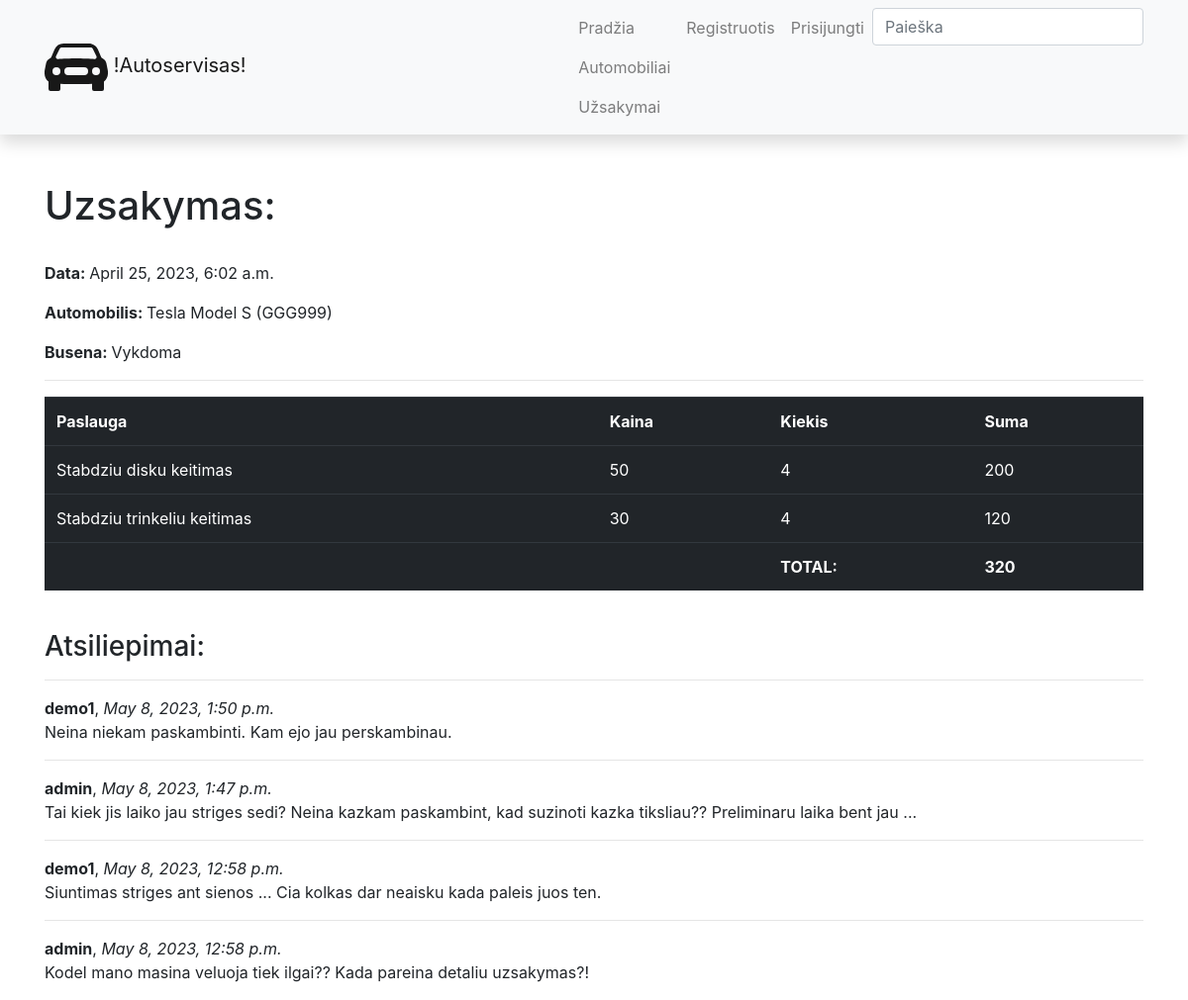
/autoservisas/orders/3, run on the app's committed database.
### autoservisas/models.py (models this page shows, shortened)
class Uzsakymas(models.Model):
    data = models.DateTimeField(verbose_name='Data ir laikas', auto_now_add=True)
    automobilis = models.ForeignKey(to='Automobilis', verbose_name='Automobilis', on_delete=models.SET_NULL, null=True)
    klientas = models.ForeignKey(to=User, on_delete=models.SET_NULL, null=True, blank=True)
    grazinimo_data = models.DateField(verbose_name='Bus atlikta', null=True, blank=True)
    def total(self):
        total_suma = 0
        for line in self.lines.all():
            total_suma += line.suma()
        return total_suma
    LOAN_STATUS = (
        ('p', 'Patvirtinta'),
        ('v', 'Vykdoma'),
        ('a', 'Atsaukta'),
        ('t', 'Tvirtinama'),
        ('i', 'Ivykdyta'),
    )
    status = models.CharField(verbose_name="Busena", max_length=1, choices=LOAN_STATUS, blank=True, default='t')
    class Meta:
        verbose_name = "Uzsakymas"
        verbose_name_plural = "Uzsakymai"

class Automobilis(models.Model):
    valstybinis_nr = models.CharField(verbose_name='Valstybinis numeris', max_length=6)
    vin = models.CharField(verbose_name='VIN kodas', max_length=17)
    kliento_vardas = models.CharField(verbose_name='Savininkas', max_length=50)
    automobilio_modelis = models.ForeignKey(to='AutomobilioModelis', verbose_name='Automobilio modelis', on_delete=models.SET_NULL, null=True)
    photo = models.ImageField(verbose_name="Nuotrauka", upload_to='vehicles', null=True, blank=True) #arba tik blank=True
    description = HTMLField(verbose_name='Aprasymas', max_length=2000, default='')
    def __str__(self):
        return f'{self.automobilio_modelis} ({self.valstybinis_nr})'
    class Meta:
        verbose_name = "Automobilis"
        verbose_name_plural = "Automobiliai"

class AutomobilioModelis(models.Model):
    marke = models.CharField(verbose_name='Gamintojas', max_length=50)
    modelis = models.CharField(verbose_name='Modelis', max_length=50)
    def __str__(self):
        return f'{self.marke} {self.modelis}'
    class Meta:
        verbose_name = "Automobilio modelis"
        verbose_name_plural = "Automobilio modeliai"

class UzsakymoEilute(models.Model):
    uzsakymas = models.ForeignKey(to='Uzsakymas', on_delete=models.CASCADE, related_name='lines')
    paslauga = models.ForeignKey(to='Paslauga', verbose_name='Paslauga', on_delete=models.SET_NULL, null=True)
    kiekis = models.IntegerField(verbose_name='Kiekis')
    def suma(self):
        return self.paslauga.kaina * self.kiekis
    class Meta:
        verbose_name = "Uzsakymo eilute"
        verbose_name_plural = "Uzsakymo eilutes"

class Paslauga(models.Model):
    pavadinimas = models.CharField(verbose_name='Pavadinimas', max_length=50)
    kaina = models.IntegerField(verbose_name='Kaina')
    def __str__(self):
        return self.pavadinimas
    class Meta:
        verbose_name = "Paslauga"
        verbose_name_plural = "Paslaugos"

class OrderReview(models.Model):
    uzsakymas = models.ForeignKey(to='Uzsakymas', verbose_name='Uzsakymas', on_delete=models.SET_NULL, null=True, blank=True, related_name='reviews')
    komentatorius = models.ForeignKey(to=User, on_delete=models.SET_NULL, null=True, blank=True)
    sukurimo_data = models.DateTimeField(verbose_name='Data', auto_now_add=True)
    komentaras = models.TextField(verbose_name='Atsiliepimas', max_length=3000)
    class Meta:
        verbose_name = 'Atsiliepimas'
        verbose_name_plural = 'Atsiliepimai'
        ordering = ['-sukurimo_data']

### autoservisas/views.py (the view, shortened to what this page needs)
# urls.py: path('orders/<int:pk>', views.OrderDetailView.as_view(), name='order'),
class OrderDetailView(FormMixin, generic.DetailView):
    model = Uzsakymas
    template_name = 'order.html'
    context_object_name = 'order'
    form_class = OrderReviewForm

### autoservisas/forms.py
class OrderReviewForm(forms.ModelForm):
    class Meta:
        model = OrderReview
        fields = ['komentaras']

### autoservisas/templates/order.html (shortened to what this page needs)
{% extends 'base.html'%}
{% block content %}
<h1>Uzsakymas:</h1>
<br>
<p><strong>Data: </strong>{{ order.data }}</p>
<p><strong>Automobilis: </strong>{{ order.automobilis }}</p>
<p><strong>Busena: </strong>{{ order.get_status_display }}</p>
<hr>
<table class="table table-dark table-hover">
    <tr>
        <th>Paslauga</th>
        <th>Kaina</th>
        <th>Kiekis</th>
        <th>Suma</th>
    </tr>
{% for line in order.lines.all %}
    <tr>
        <td>{{ line.paslauga }}</td>
        <td>{{ line.paslauga.kaina }}</td>
        <td>{{ line.kiekis }}</td>
        <td>{{ line.suma }}</td>
    </tr>
{% endfor %}
    <tr>
        <td></td>
        <td></td>
        <td><strong>TOTAL:</strong></td>
        <td><strong>{{ order.total }}</strong></td>
    </tr>
</table>
<br>
<h3>Atsiliepimai:</h3>
{% if order.reviews.all %}
{% for review in order.reviews.all %}
<hr>
<strong>{{ review.komentatorius }}</strong>, <em>{{ review.sukurimo_data }}</em>
<p>{{ review.komentaras }}</p>
{% endfor %}
{% else %}
<p>Siame uzsakyme nera jokiu atsiliepimu.</p>
{% endif %}
{% endblock %}

### data on the page
Uzsakymas: data "April 25, 2023, 6:02 a.m.", automobilis "Tesla Model S (GGG999)", status "Vykdoma", total "320"
UzsakymoEilute: paslauga "Stabdziu disku keitimas", paslauga.kaina "50", kiekis "4", suma "200"
UzsakymoEilute: paslauga "Stabdziu trinkeliu keitimas", paslauga.kaina "30", kiekis "4", suma "120"
OrderReview: komentatorius "demo1", sukurimo_data "May 8, 2023, 1:50 p.m.", komentaras "Neina niekam paskambinti. Kam ejo jau perskambinau."
OrderReview: komentatorius "admin", sukurimo_data "May 8, 2023, 1:47 p.m.", komentaras "Tai kiek jis laiko jau striges sedi? Neina kazkam paskambint, kad suzinoti kazka tiksliau?? Preliminaru laika bent jau ..."
OrderReview: komentatorius "demo1", sukurimo_data "May 8, 2023, 12:58 p.m.", komentaras "Siuntimas striges ant sienos ... Cia kolkas dar neaisku kada paleis juos ten."
OrderReview: komentatorius "admin", sukurimo_data "May 8, 2023, 12:58 p.m.", komentaras "Kodel mano masina veluoja tiek ilgai?? Kada pareina detaliu uzsakymas?!"
